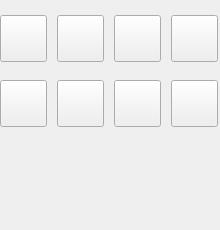
<?xml version="1.0" encoding="UTF-8"?>
<ui version="4.0">
 <class>TiezhiUIClass</class>
 <widget class="QWidget" name="TiezhiUIClass">
  <property name="geometry">
   <rect>
    <x>0</x>
    <y>0</y>
    <width>220</width>
    <height>230</height>
   </rect>
  </property>
  <property name="windowTitle">
   <string>Form</string>
  </property>
  <widget class="QWidget" name="tiezhiWidget" native="true">
   <property name="geometry">
    <rect>
     <x>0</x>
     <y>0</y>
     <width>220</width>
     <height>230</height>
    </rect>
   </property>
   <widget class="QPushButton" name="tieYuanhuaBtn">
    <property name="enabled">
     <bool>true</bool>
    </property>
    <property name="geometry">
     <rect>
      <x>0</x>
      <y>15</y>
      <width>47</width>
      <height>47</height>
     </rect>
    </property>
    <property name="styleSheet">
     <string notr="true">background-image: url(:/beauty/beauty_original);</string>
    </property>
    <property name="text">
     <string/>
    </property>
   </widget>
   <widget class="QPushButton" name="tie1Btn">
    <property name="enabled">
     <bool>true</bool>
    </property>
    <property name="geometry">
     <rect>
      <x>57</x>
      <y>15</y>
      <width>47</width>
      <height>47</height>
     </rect>
    </property>
    <property name="styleSheet">
     <string notr="true">background-image: url(:/beauty/sticker_aral);</string>
    </property>
    <property name="text">
     <string/>
    </property>
   </widget>
   <widget class="QPushButton" name="tie2Btn">
    <property name="geometry">
     <rect>
      <x>114</x>
      <y>15</y>
      <width>47</width>
      <height>47</height>
     </rect>
    </property>
    <property name="styleSheet">
     <string notr="true">background-image: url(:/beauty/sticker_black_cat_ears);</string>
    </property>
    <property name="text">
     <string/>
    </property>
   </widget>
   <widget class="QPushButton" name="tie3Btn">
    <property name="geometry">
     <rect>
      <x>171</x>
      <y>15</y>
      <width>47</width>
      <height>47</height>
     </rect>
    </property>
    <property name="styleSheet">
     <string notr="true">background-image: url(:/beauty/sticker_bud_glasses);
border-color: rgb(0, 0, 255);</string>
    </property>
    <property name="text">
     <string/>
    </property>
   </widget>
   <widget class="QPushButton" name="tie7Btn">
    <property name="geometry">
     <rect>
      <x>171</x>
      <y>80</y>
      <width>47</width>
      <height>47</height>
     </rect>
    </property>
    <property name="styleSheet">
     <string notr="true">background-image: url(:/beauty/sticker_YYbear);</string>
    </property>
    <property name="text">
     <string/>
    </property>
   </widget>
   <widget class="QPushButton" name="tie5Btn">
    <property name="geometry">
     <rect>
      <x>57</x>
      <y>80</y>
      <width>47</width>
      <height>47</height>
     </rect>
    </property>
    <property name="styleSheet">
     <string notr="true">background-image: url(:/beauty/sticker_seeking_attention);</string>
    </property>
    <property name="text">
     <string/>
    </property>
   </widget>
   <widget class="QPushButton" name="tie4Btn">
    <property name="geometry">
     <rect>
      <x>0</x>
      <y>80</y>
      <width>47</width>
      <height>47</height>
     </rect>
    </property>
    <property name="styleSheet">
     <string notr="true">background-image: url(:/beauty/sticker_devil_gauze_mask);</string>
    </property>
    <property name="text">
     <string/>
    </property>
   </widget>
   <widget class="QPushButton" name="tie6Btn">
    <property name="geometry">
     <rect>
      <x>114</x>
      <y>80</y>
      <width>47</width>
      <height>47</height>
     </rect>
    </property>
    <property name="styleSheet">
     <string notr="true">background-image: url(:/beauty/sticker_sunglasses);</string>
    </property>
    <property name="text">
     <string/>
    </property>
   </widget>
  </widget>
 </widget>
 <resources>
  <include location="../joy.qrc"/>
 </resources>
 <connections/>
</ui>
